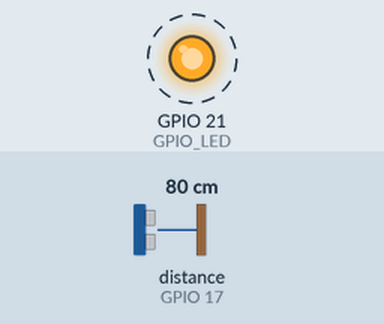
Bench run of a program on a simulated Raspberry Pi (BCM pin numbers). On the bench: output pins drawn as LEDs (lit = HIGH). Dashed ring = blinking. The test bench sets the inputs (shaded band); at power-on: distance to the obstacle (sensor on GPIO 17) 80 cm. The echo pulse lasts 58.3 µs per cm; threads take turns every 2 ms; the clock reads 2024-03-15 10:24:30 at power-on unless the program sets it; pins used as bus, display or sensor lines are not drawn; what the program prints to the terminal is not drawn.

Above: at 0.5 s.
Timing chart, 0 to 4.6 s (numbered marks = the images above):
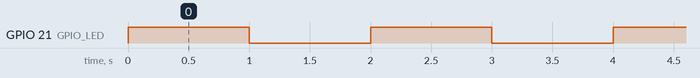

Measured:
- by itself, GPIO 21 (GPIO_LED): alternates HIGH for 1.0 s and LOW for 1.0 s

The program:

sensor_thread.py
```python
#!/usr/bin/python
import time
import RPi.GPIO as GPIO
import threading as th

GPIO.setmode(GPIO.BCM)
GPIO.setwarnings(False)

GPIO_TRIGGER = 27
GPIO_ECHO = 17
GPIO_LED = 21

class sensor(th.Thread):
  def __init__(self):
    GPIO.setup(GPIO_TRIGGER, GPIO.OUT) #Trigger
    GPIO.setup(GPIO_ECHO, GPIO.IN) #Echo
    th.Thread.__init__(self)

  def run(self):
    tl = led()
    tl.start()

    while True:
      GPIO.output(GPIO_TRIGGER, False)
      time.sleep(0.5)
      GPIO.output(GPIO_TRIGGER, True)
      time.sleep(0.00001)
      GPIO.output(GPIO_TRIGGER, False)
      star = time.time()

      while GPIO.input(GPIO_ECHO)==0:
        start = time.time()

      while GPIO.input(GPIO_ECHO)==1:
        stop = time.time()

      elapsed = stop-start
      dist = elapsed * 34000
      lock.acquire()
      try:
        distance = dist / 2
      finally:
        lock.release()

      print "Distance: %.1f"% distance

  def close(self):
    print ('Sensor service has been done!')

class led(th.Thread):
  def __init__(self):
    GPIO.setup(GPIO_LED, GPIO.OUT) #Led
    th.Thread.__init__(self)

  def run(self):
    while True:
      GPIO.output(GPIO_LED, GPIO.HIGH)
      time.sleep(1)
      print distance
      if distance>10:
        GPIO.output(GPIO_LED, GPIO.LOW)
        time.sleep(1)

  def close(self):
    self.led.close()

if __name__ == '__main__':
  try:
    distance = 5000
    lock = th.Lock()
    ts = sensor()
    ts.daemon = True
    ts.start()

    while True:
      time.sleep(100)
  except KeyboardInterrupt:
    GPIO.cleanup()
    ts.close()
```
